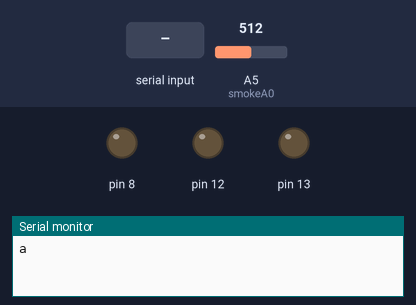
The sketch below on a simulated Arduino Uno, built with avr-gcc and run on an emulated ATmega328P. Shown: output pins drawn as LEDs (lit = HIGH), the last lines printed to the serial monitor. The test bench sets the inputs (shaded band); at power-on: A5 (smokeA0) = 512.

Above: at 1.2 s.
1.3 s: "d" received over Serial
At 10.2 s:
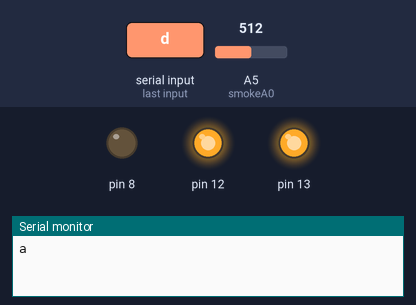
At 11.5 s:
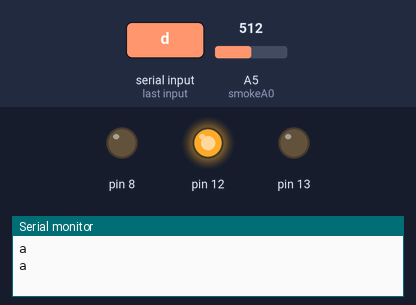
11.9 s: "l" received over Serial
Timing chart, 0 to 14.9 s (numbered marks = the images above; inputs shaded):
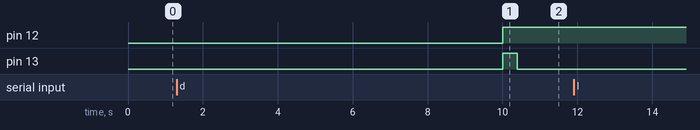

The sketch:

control.ino
```cpp
//sudo chmod a+rw /dev/ttyACM0
int smokeA0 = A5;
// Your threshold value
int sensorThres = 175;
char incomingdata;

void setup() {
  Serial.begin(9600);
  pinMode(smokeA0, INPUT);
  pinMode(LED_BUILTIN, OUTPUT);  //LED_BUTLTIN is pin13
  pinMode(12, OUTPUT);
  pinMode(8, OUTPUT);
}

void loop() {
    incomingdata = Serial.read();
    if (incomingdata=='l'){
    int val;
    val=analogRead(0);   //connect grayscale sensor to Analog 0
    Serial.println(val,DEC);//print the value to serial
    delay(100);
    }
    int analogSensor = analogRead(smokeA0);
    if (incomingdata=='g'){
       Serial.println(analogSensor);
       delay(1000);
    }

    if (incomingdata=='d'){   //dooropen
    digitalWrite(12, HIGH);  //pin12 is Vdd
    digitalWrite(8, LOW);   //pin8 is ground
    digitalWrite(LED_BUILTIN, HIGH);
    delay(400);
    digitalWrite(LED_BUILTIN, LOW);
    delay(1000);
    }

    if (analogSensor > sensorThres)
    {
        Serial.println("a");
        delay(10000);
    }

}
```

Measured:
- after the input at 1.3 s, pin 12: LOW → HIGH after 8.7 s; pin 13: LOW → HIGH after 8.7 s, → LOW 0.40 s later
